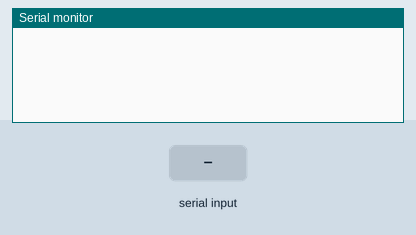
Recording of a sketch running on a simulated Arduino Uno, built with avr-gcc and run on an emulated ATmega328P. On the bench: the last lines printed to the serial monitor. The inputs (shaded band) are chosen by the test bench. EEPROM starts erased.

Above: at 1.2 s.
1.3 s: "p," received over Serial
At 2.5 s:
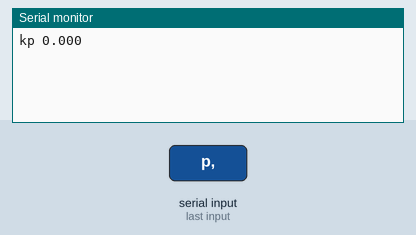
2.8 s: "i," received over Serial
At 3.8 s:
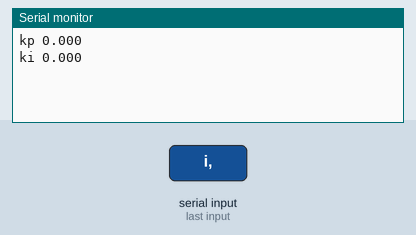
4.3 s: "d," received over Serial
At 5.0 s:
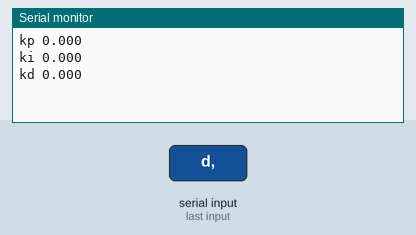
5.8 s: "l," received over Serial
At 7.0 s:
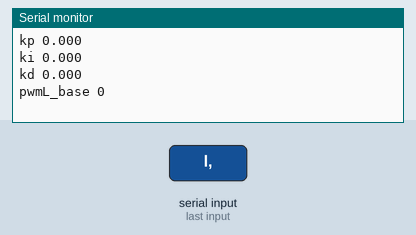
7.3 s: "r," received over Serial
At 8.1 s:
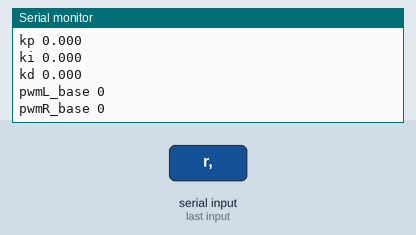
8.8 s: "a," received over Serial
At 9.7 s:
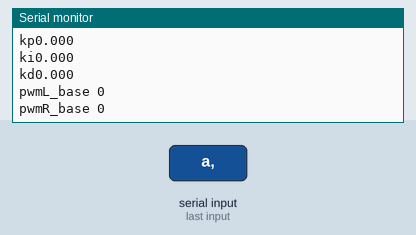

The sketch:

variableChange.ino
```cpp
#include<EEPROM.h>
float kp,ki,kd;
uint8_t pwmR_base,pwmL_base,j;
String s;
String s1="        ";
void setup()
{
  Serial.begin(9600);
  initialize_variables();
}

void loop()
{
  change_variables();
}
void initialize_variables()
{
   EEPROM.get(0,kp);
   EEPROM.get(4,ki);
   EEPROM.get(8,kd);
   pwmL_base=EEPROM.read(9);
   pwmR_base=EEPROM.read(10);
}
void change_variables() {
 while(Serial.available())
  {
    s=Serial.readStringUntil(',');
    for(j=1;j<strlen(&s[0]);j++)
      s1[j-1]=s[j];
      s1[j-1]='\0';
    switch(s[0])
    {
      case 'p':
          kp=atof(&s1[0]);
          EEPROM.put(0,kp);
          Serial.print("\nkp ");
          Serial.print(kp,3);
          break;
      case 'i':
          ki=atof(&s1[0]);
          EEPROM.put(4,ki);
          Serial.print("\nki ");
          Serial.print(ki,3);
          break;
      case 'd':
          kd=atof(&s1[0]);
          EEPROM.put(8,kd);
          Serial.print("\nkd ");
          Serial.print(kd,3);
          break;
      case 'l':
          pwmL_base=atof(&s1[0]);
          EEPROM.put(9,pwmL_base);
          Serial.print("\npwmL_base ");
          Serial.print(pwmL_base);
          break;
      case 'r':
          pwmR_base=atof(&s1[0]);
          EEPROM.put(10,pwmR_base);
          Serial.print("\npwmR_base ");
          Serial.print(pwmR_base);
          break;
       case 'a':
       Serial.print("\n Values");
       Serial.print("\nkp");
          Serial.print(kp,3);
           Serial.print("\nki");
          Serial.print(ki,3);
            Serial.print("\nkd");
          Serial.print(kd,3);
           Serial.print("\npwmL_base ");
          Serial.print(pwmL_base);
          Serial.print("\npwmR_base ");
          Serial.print(pwmR_base);
    }
  }
}
```

Measured:
- after the input at 1.3 s, the serial monitor: prints a new line at once (image 1)
- after the input at 2.8 s, the serial monitor: prints a new line at once (image 2)
- after the input at 4.3 s, the serial monitor: prints a new line at once (image 3)
- after the input at 5.8 s, the serial monitor: prints a new line at once (image 4)
- after the input at 7.3 s, the serial monitor: prints a new line at once (image 5)
- after the input at 8.8 s, the serial monitor: prints a new line at once (image 6)
